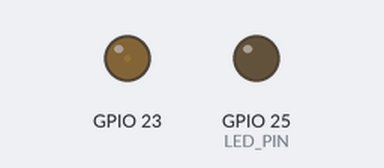
Simulated run of this program. Board: Raspberry Pi (BCM pin numbers). Parts: output pins drawn as LEDs (lit = HIGH).

Above: at 0.05 s.
At 2.7 s:
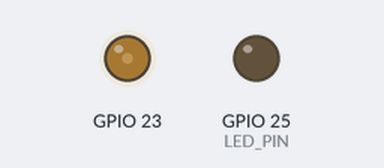
Timing chart, 0 to 8.8 s (numbered marks = the images above):
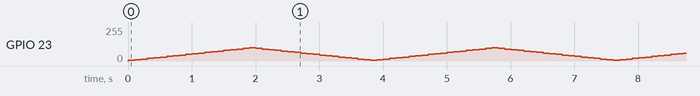

The program:

pwm.py
```python
import time
import pigpio

LED_PIN = 25

#connect to pigpiod daemon
pi = pigpio.pi()

# setup pin as an output
pi.set_mode(LED_PIN, pigpio.OUTPUT)

# pi set frequency
pi.set_PWM_frequency(24, 100)

while True:
  while True:
    # increase duty cycle by 5, it will speed up the motor
    # or will increase LED brightness
    for i in range(5, 100, 5):
        pi.set_PWM_dutycycle(23,i);time.sleep(0.1)

    # decrease duty cycle by 5, it will slow down the motor
    # or will decrease LED brightness
    for i in range(100, 5, -5):
        pi.set_PWM_dutycycle(23,i);time.sleep(0.1)

#cleanup
pi.set_mode(LED_PIN, pigpio.INPUT)
#disconnect
pi.stop()
```
